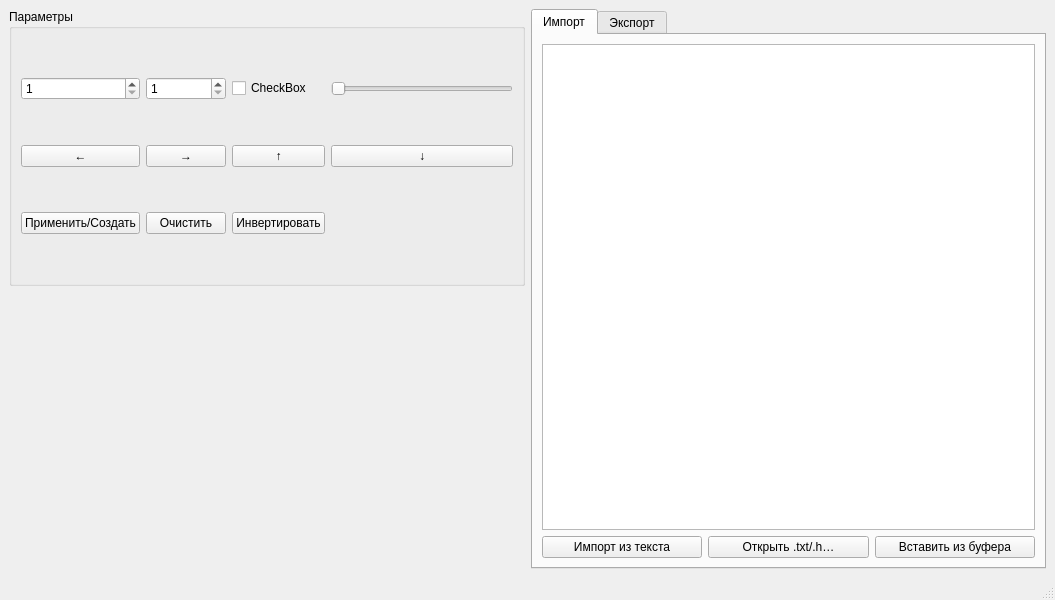
<?xml version="1.0" encoding="UTF-8"?>
<ui version="4.0">
 <class>MainWindow</class>
 <widget class="QMainWindow" name="MainWindow">
  <property name="geometry">
   <rect>
    <x>0</x>
    <y>0</y>
    <width>1055</width>
    <height>600</height>
   </rect>
  </property>
  <property name="windowTitle">
   <string>MainWindow</string>
  </property>
  <widget class="QWidget" name="centralwidget">
   <layout class="QGridLayout" name="gridLayout_4">
    <item row="0" column="0">
     <widget class="QGroupBox" name="gbParams">
      <property name="title">
       <string>Параметры</string>
      </property>
      <layout class="QGridLayout" name="gridLayout">
       <item row="1" column="1">
        <widget class="QPushButton" name="btnShiftR">
         <property name="text">
          <string>→</string>
         </property>
        </widget>
       </item>
       <item row="0" column="1">
        <widget class="QSpinBox" name="sbRows">
         <property name="minimum">
          <number>1</number>
         </property>
         <property name="maximum">
          <number>256</number>
         </property>
        </widget>
       </item>
       <item row="1" column="3">
        <widget class="QPushButton" name="btnShiftD">
         <property name="text">
          <string>↓</string>
         </property>
        </widget>
       </item>
       <item row="2" column="2">
        <widget class="QPushButton" name="btnInvert">
         <property name="text">
          <string>Инвертировать</string>
         </property>
        </widget>
       </item>
       <item row="1" column="2">
        <widget class="QPushButton" name="btnShiftU">
         <property name="text">
          <string>↑</string>
         </property>
        </widget>
       </item>
       <item row="2" column="1">
        <widget class="QPushButton" name="btnClear">
         <property name="text">
          <string>Очистить</string>
         </property>
        </widget>
       </item>
       <item row="1" column="0">
        <widget class="QPushButton" name="btnShiftL">
         <property name="text">
          <string>←</string>
         </property>
        </widget>
       </item>
       <item row="0" column="3">
        <widget class="QSlider" name="slCell">
         <property name="minimum">
          <number>8</number>
         </property>
         <property name="maximum">
          <number>36</number>
         </property>
         <property name="orientation">
          <enum>Qt::Orientation::Horizontal</enum>
         </property>
        </widget>
       </item>
       <item row="0" column="2">
        <widget class="QCheckBox" name="cbMsbFirst">
         <property name="text">
          <string>CheckBox</string>
         </property>
        </widget>
       </item>
       <item row="2" column="0">
        <widget class="QPushButton" name="btnApply">
         <property name="text">
          <string>Применить/Создать</string>
         </property>
        </widget>
       </item>
       <item row="0" column="0">
        <widget class="QSpinBox" name="sbBytesPerRow">
         <property name="minimum">
          <number>1</number>
         </property>
         <property name="maximum">
          <number>16</number>
         </property>
        </widget>
       </item>
      </layout>
     </widget>
    </item>
    <item row="0" column="1" rowspan="2">
     <widget class="QTabWidget" name="tabIO">
      <property name="currentIndex">
       <number>0</number>
      </property>
      <widget class="QWidget" name="tab">
       <attribute name="title">
        <string>Импорт</string>
       </attribute>
       <layout class="QGridLayout" name="gridLayout_2">
        <item row="0" column="0" colspan="3">
         <widget class="QPlainTextEdit" name="teInput"/>
        </item>
        <item row="1" column="0">
         <widget class="QPushButton" name="btnImportText">
          <property name="text">
           <string>Импорт из текста</string>
          </property>
         </widget>
        </item>
        <item row="1" column="1">
         <widget class="QPushButton" name="btnOpen">
          <property name="text">
           <string>Открыть .txt/.h…</string>
          </property>
         </widget>
        </item>
        <item row="1" column="2">
         <widget class="QPushButton" name="btnPaste">
          <property name="text">
           <string>Вставить из буфера</string>
          </property>
         </widget>
        </item>
       </layout>
      </widget>
      <widget class="QWidget" name="tab_2">
       <attribute name="title">
        <string>Экспорт</string>
       </attribute>
       <layout class="QGridLayout" name="gridLayout_3">
        <item row="1" column="1">
         <widget class="QPushButton" name="btnExportBytes">
          <property name="text">
           <string>Только байты</string>
          </property>
         </widget>
        </item>
        <item row="1" column="0">
         <widget class="QPushButton" name="btnExportC">
          <property name="text">
           <string>Экспорт C + ASCII</string>
          </property>
         </widget>
        </item>
        <item row="0" column="0" colspan="4">
         <widget class="QPlainTextEdit" name="teOutput"/>
        </item>
        <item row="1" column="3">
         <widget class="QPushButton" name="btnCopyOut">
          <property name="text">
           <string>Копировать</string>
          </property>
         </widget>
        </item>
        <item row="1" column="2">
         <widget class="QPushButton" name="btnExportPy">
          <property name="text">
           <string>Python list</string>
          </property>
         </widget>
        </item>
       </layout>
      </widget>
     </widget>
    </item>
    <item row="1" column="0">
     <widget class="PixelGridWidget" name="pixelGrid" native="true"/>
    </item>
   </layout>
  </widget>
  <widget class="QMenuBar" name="menubar">
   <property name="geometry">
    <rect>
     <x>0</x>
     <y>0</y>
     <width>1055</width>
     <height>25</height>
    </rect>
   </property>
  </widget>
  <widget class="QStatusBar" name="statusbar"/>
 </widget>
 <customwidgets>
  <customwidget>
   <class>PixelGridWidget</class>
   <extends>QWidget</extends>
   <header>pixelgridwidget.h</header>
   <container>1</container>
  </customwidget>
 </customwidgets>
 <resources/>
 <connections/>
</ui>
